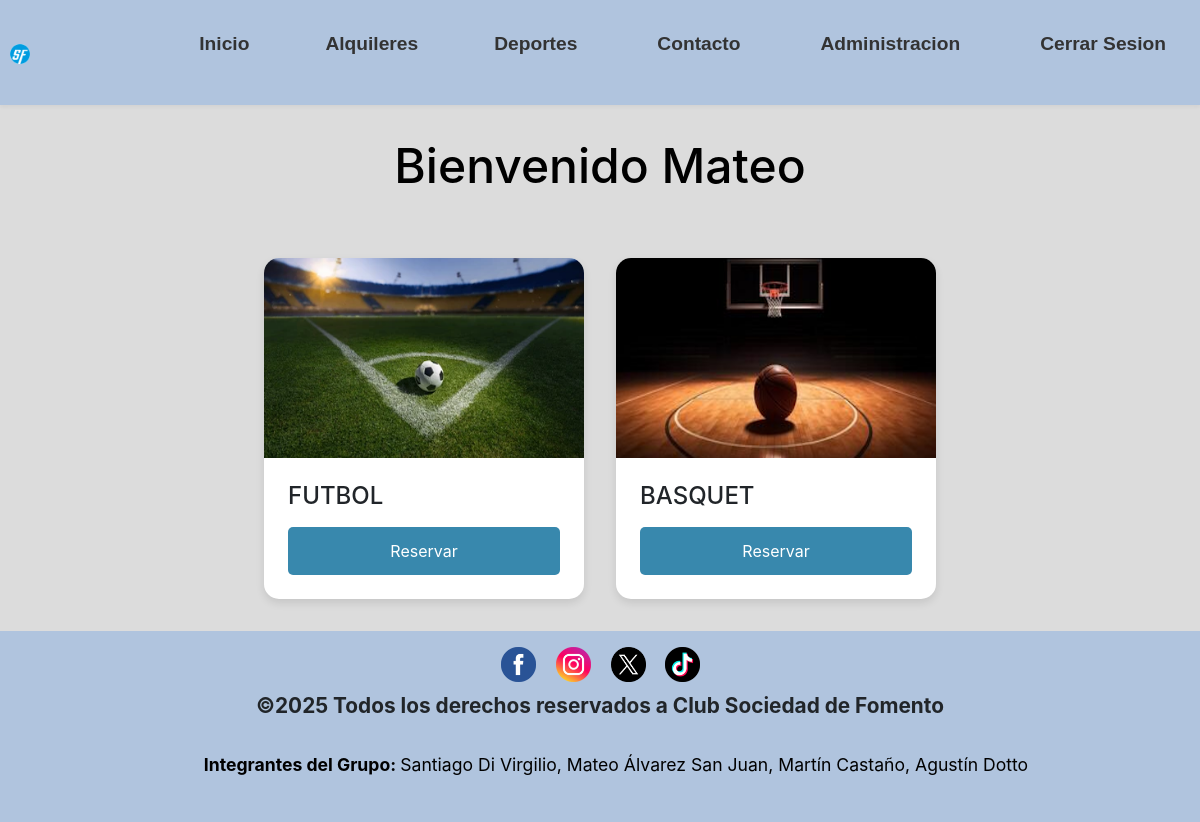
Page /deportes.php (signed in) on the committed database.
### tables this page shows
CREATE TABLE `usuarios` (
  `id_usuario` int(5) NOT NULL,
  `nombre` varchar(10) NOT NULL,
  `clave` varchar(255) NOT NULL,
  `dni` varchar(15) NOT NULL,
  `email` varchar(100) NOT NULL,
  `telefono` varchar(20) NOT NULL,
  `fecha_alta` date NOT NULL,
  `rol` varchar(20) NOT NULL,
  `id_sesion` varchar(255) DEFAULT NULL
);

CREATE TABLE `deportes` (
  `id_deporte` int(5) NOT NULL,
  `nombre` varchar(50) NOT NULL,
  `descripcion` varchar(255) NOT NULL,
  `cupo_maximo` int(5) NOT NULL
);

### deportes.php (the view, shortened to what this page needs)
<!DOCTYPE html>
<html lang="es">
<head>
    <link href="https://cdn.jsdelivr.net/npm/bootstrap@5.3.2/dist/css/bootstrap.min.css" rel="stylesheet">
	<link rel="stylesheet" href="https://cdnjs.cloudflare.com/ajax/libs/font-awesome/4.7.0/css/font-awesome.min.css">
	<link rel="stylesheet" type="text/css" href="css/estilos.css">
</head>
<body>
	<header>
		<a href="index.php"><img src="imagenes/logo.webp" alt="Logo de la página" class="logo"></a>
	<?php
    include("NAV.php");
    ?>
    </header>
<?php
        include("conexion.php");
        $resultado_2 = mysqli_query($conexion, "SELECT * FROM deportes");
?>
        <h2 class="perfil">
        <?php
            if(isset($_SESSION['id_usuario'])){
                $id_usuario_actual = $_SESSION['id_usuario'];
                $stmt_usuario = mysqli_prepare($conexion, "SELECT nombre FROM usuarios WHERE id_usuario = ?");
                mysqli_stmt_bind_param($stmt_usuario, "i", $id_usuario_actual);
                mysqli_stmt_execute($stmt_usuario);
                $resultado_usuario = mysqli_stmt_get_result($stmt_usuario);
                if($usuario_actual = mysqli_fetch_assoc($resultado_usuario)){
                  echo "Bienvenido " . htmlspecialchars($usuario_actual["nombre"]);
                }
            }
        ?>
          </h2>
        <div class="canchas-container">
            <?php while($variable_2 = mysqli_fetch_assoc($resultado_2)){?>
                <?php if($variable_2["nombre"] != NULL && $variable_2['nombre'] != 'SALON'){?>
                    <div class="deporte-card">
                        <img src="imagenes/<?php echo $variable_2['nombre'].'.png'; ?>" alt="<?php echo $variable_2['nombre']; ?>">
                        <div class="deporte-card-body">
                            <h4><?php echo htmlspecialchars($variable_2["nombre"]); ?></h4>
                            <button class="btn-ver-horarios" data-cancha-id="<?php echo $variable_2['nombre']; ?>" data-cancha-nombre="<?php echo htmlspecialchars($variable_2['nombre'], ENT_QUOTES); ?>">Reservar</button>
                        </div>
                    </div>
                <?php }?>
            <?php }?>
        </div>
<footer>
<?php
    include("FOOTER.php");
?>
</footer>
</body>
</html>

### css/estilos.css (style rules this page uses)
* { padding: 0; margin: 0; }
body { background-color: #dcdcdc; font-family: -apple-system, BlinkMacSystemFont, "Segoe UI", Roboto, Helvetica, Arial, sans-serif, "Apple Color Emoji", "Segoe UI Emoji", "Segoe UI Symbol"; font-size: 1.3rem; background-size: cover; background-position: center; min-height: 100vh; / background-attachment: fixed; display: flex; flex-direction: column; }
header { display: flex; justify-content: space-between; background-color: #b0c4de; padding: 10px; position: relative; align-items: center; box-shadow: 0 2px 4px rgba(0, 0, 0, 0.05); }
a { text-decoration: none; }
.logo { width: 15%; }
.canchas-container { display: flex; flex-wrap: wrap; gap: 2rem; justify-content: center; padding: 2rem 0; }
.deporte-card { background-color: #fff; border-radius: 15px; box-shadow: 0 4px 8px rgba(0, 0, 0, 0.1); overflow: hidden; width: 320px; transition: transform 0.3s ease, box-shadow 0.3s ease; display: flex; flex-direction: column; }
.deporte-card img { width: 100%; height: 200px; object-fit: cover; }
.deporte-card-body { padding: 1.5rem; display: block; flex-direction:column; flex-grow: 1; }
footer { background-color: #b0c4de; text-align: center; padding: 1rem 0; }
.perfil { color: #000000; text-align: center; margin: 2rem; font-family: -apple-system, BlinkMacSystemFont, "Segoe UI", Roboto, Helvetica, Arial, sans-serif, "Apple Color Emoji", "Segoe UI Emoji", "Segoe UI Symbol"; font-size: 3rem; }
.btn-ver-horarios { display: block; background-color: #3888ad; color: #ffffff; text-align: center; padding: 0.75rem 1rem; text-decoration: none; border-radius: 5px; margin-top: 1rem; transition: background-color 0.3s ease; border: none; cursor: pointer; width: 100%; font-family: inherit; font-size: 1rem; }

### rows in the picture
usuarios: nombre "Mateo"
deportes: nombre (picture), nombre "FUTBOL"
deportes: nombre (picture), nombre "BASQUET"
